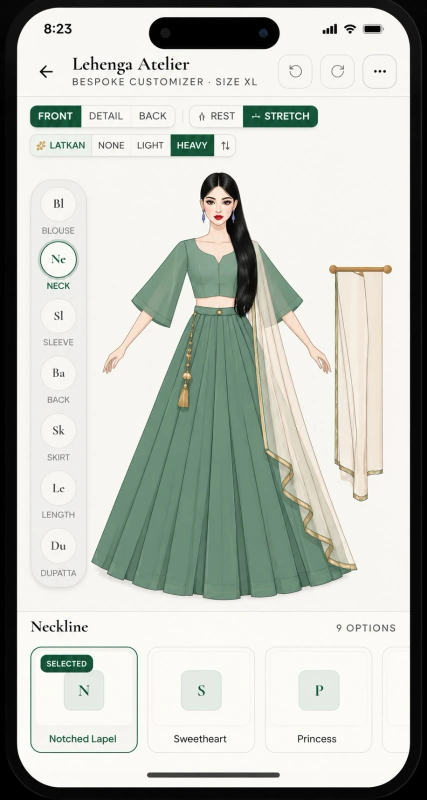
#> input picture design/reference-lehenga.webp, 854 x 1600 px (shown at 1/2 size)
$ python segment.py
#> lines starting #> are read from the running program, lines starting #| are printed output that depends on the picture; after the words box and inside, x2 and y2 are one past the last pixel; in counts of white or black regions, pixels touching at a corner belong together
"""Step 1: segment the reference painting into fabric, hair, gold, skin and other pixels."""
import numpy as np
from PIL import Image
from pathlib import Path
ROOT=Path(__file__).resolve().parents[2]
S=str(ROOT/'scripts'/'painted-assets'/'.work')
Path(S).mkdir(exist_ok=True)
# crop the figure out of the full reference screenshot (crop px (x, y) = screenshot px (x + 180, y + 330))
Image.open(ROOT/'design'/'reference-lehenga.webp').convert('RGB').crop((180,330,800,1210)).save(S+'/fig.png')
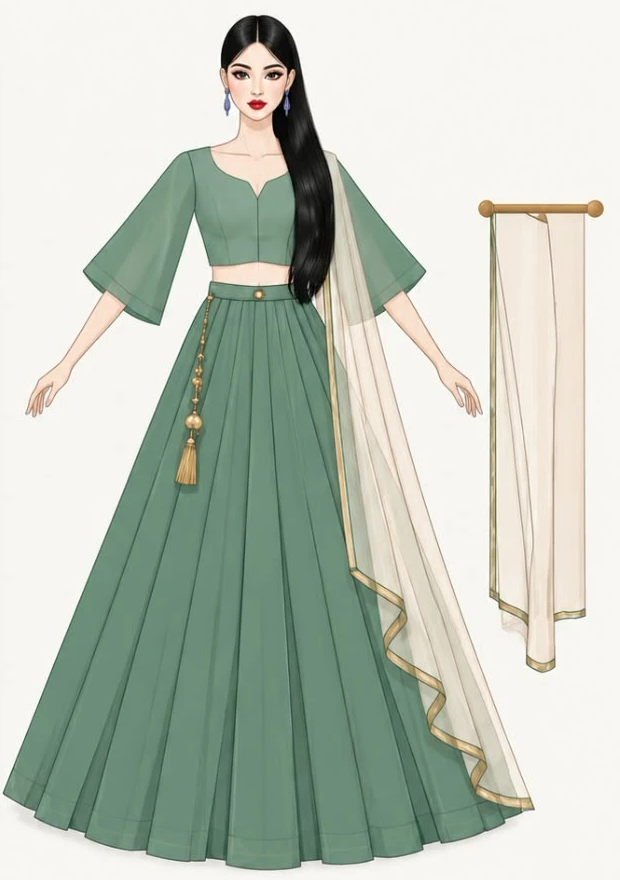
#> saved as fig.png: PIL image 620x880 RGB; mean R, G, B 190.3, 198.4, 186.2
a=np.asarray(Image.open(S+'/fig.png').convert('RGB')).astype(float)
r,g,b=a[...,0],a[...,1],a[...,2]
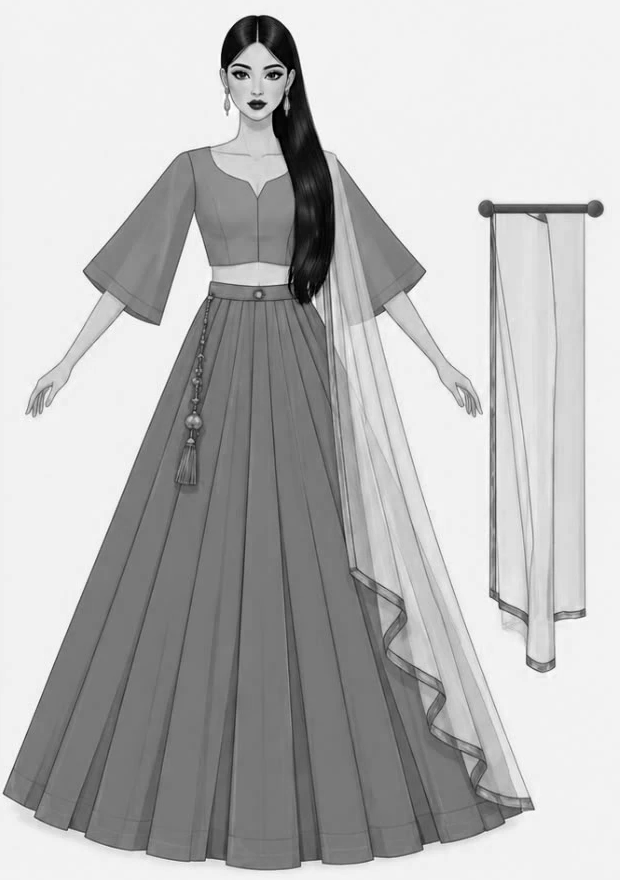
#> b: shape (880, 620) float64; min 0, max 255, mean 186.2
lum=a.mean(2)
H,W=lum.shape
#> H = 880; W = 620
Y,X=np.mgrid[0:H,0:W]
bg=np.array([247,246,242.])
dbg=np.sqrt(((a-bg)**2).sum(2))
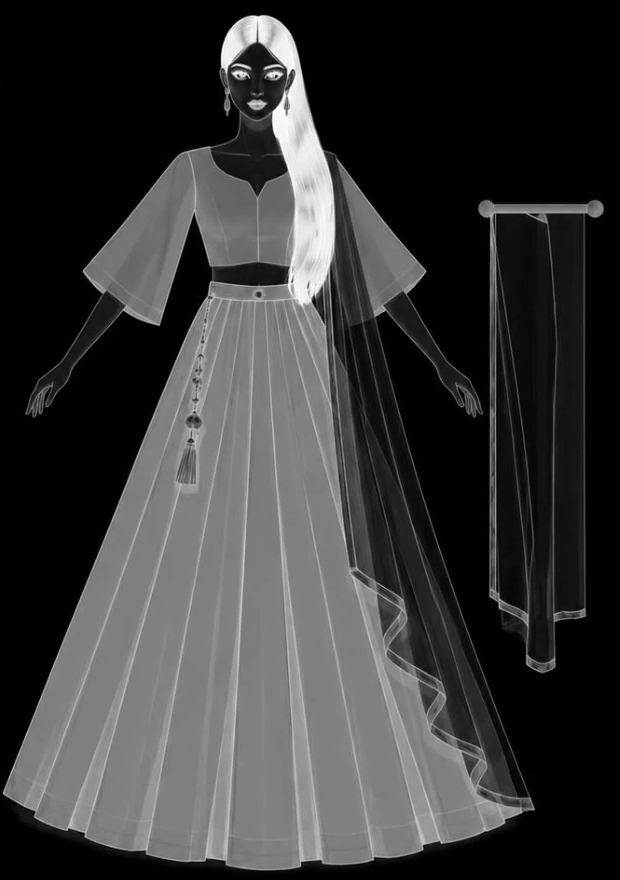
#> dbg: shape (880, 620) float64; min 0, max 424.4, mean 94.2; drawn with min black and max white
green=(g-r>10)&(g-b>4)&(lum<205)
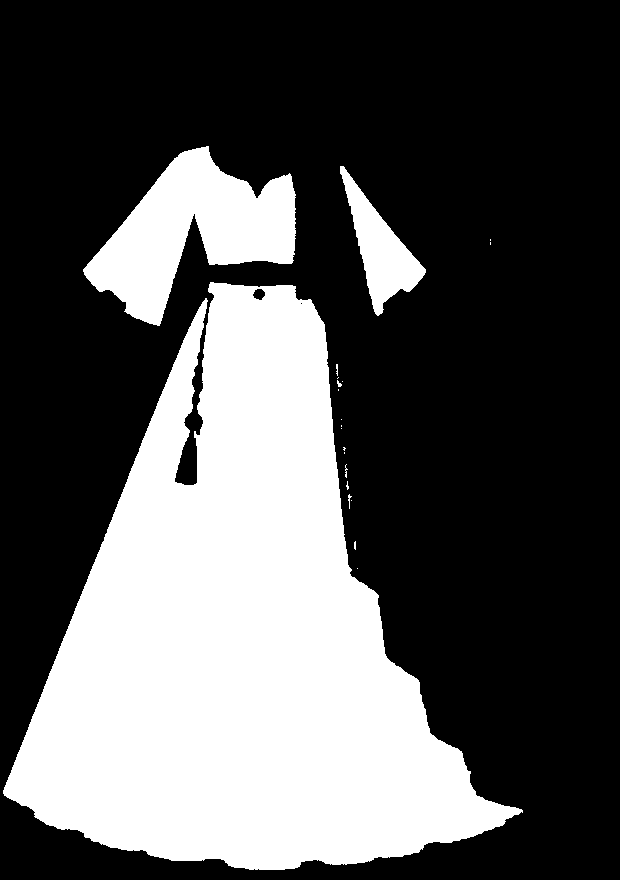
#> green: shape (880, 620) bool; 33.7% white; 21 white regions (15 under 20 px), largest, box (x1, y1, x2, y2) and area: (3, 282, 523, 870) 160272, (83, 146, 296, 326) 18552, (340, 166, 426, 316) 4667, (348, 494, 352, 509) 23, (337, 380, 342, 387) 20, (345, 464, 348, 478) 20
hair=lum<75
#> hair: shape (880, 620) bool; 2.3% white; 327 white regions (306 under 20 px), largest, box (x1, y1, x2, y2) and area: (221, 16, 335, 310) 10371, (224, 684, 237, 856) 249, (237, 522, 246, 673) 221
gold=(r-b>55)&(r>130)&~green
#> gold: shape (880, 620) bool; 1.2% white; 52 white regions (23 under 20 px), largest, box (x1, y1, x2, y2) and area: (479, 200, 603, 222) 1294, (325, 279, 352, 555) 782, (177, 438, 196, 484) 584
skin=(r>215)&(r-b>18)&(r-b<70)&(g>175)&~gold
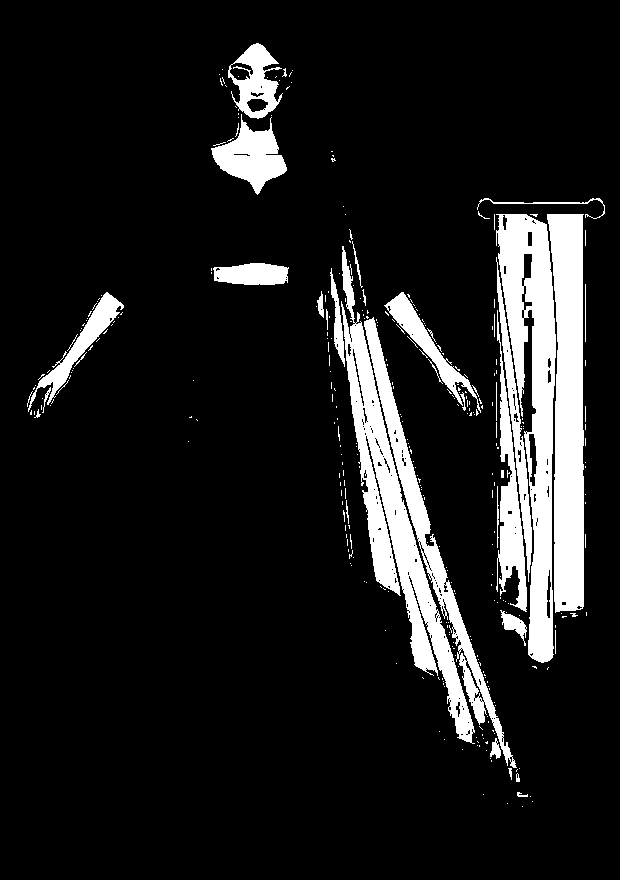
#> skin: shape (880, 620) bool; 11.5% white; 339 white regions (303 under 20 px), largest, box (x1, y1, x2, y2) and area: (341, 246, 475, 744) 12762, (496, 214, 556, 663) 12733, (547, 214, 584, 613) 11496
lab=np.zeros((H,W,3),np.uint8)+255
lab[green]=[60,160,90]; lab[hair]=[0,0,0]; lab[gold]=[220,160,0]; lab[skin]=[255,150,150]
other=(dbg>12)&~green&~hair&~gold&~skin
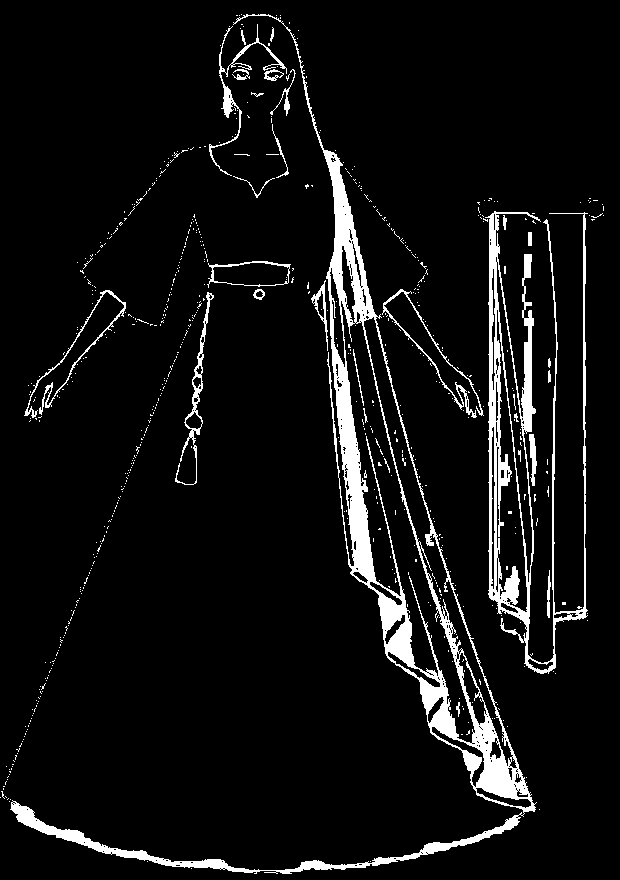
#> other: shape (880, 620) bool; 6.7% white; 660 white regions (630 under 20 px), largest, box (x1, y1, x2, y2) and area: (10, 14, 537, 874) 20844, (485, 211, 588, 674) 9094, (209, 24, 287, 176) 860
lab[other]=[120,120,255]
Image.fromarray(lab).save(S+'/labels.png')
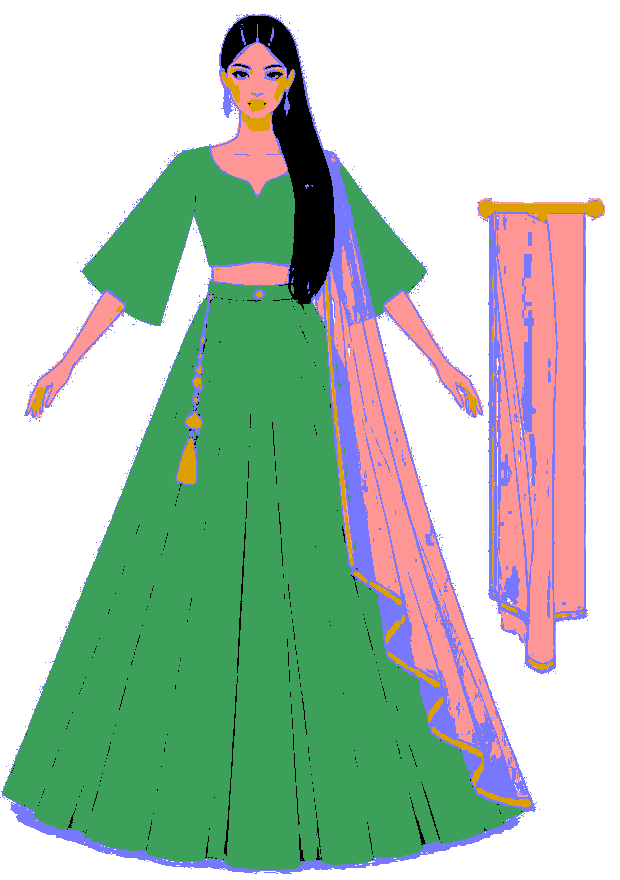
#> saved as labels.png: PIL image 620x880 RGB; mean R, G, B 174.8, 195.3, 179.1
np.savez(S+'/masks.npz',green=green,hair=hair,gold=gold,skin=skin,other=other,dbg=dbg)

$ run again, with design/reference-lehenga-back.webp copied over design/reference-lehenga.webp
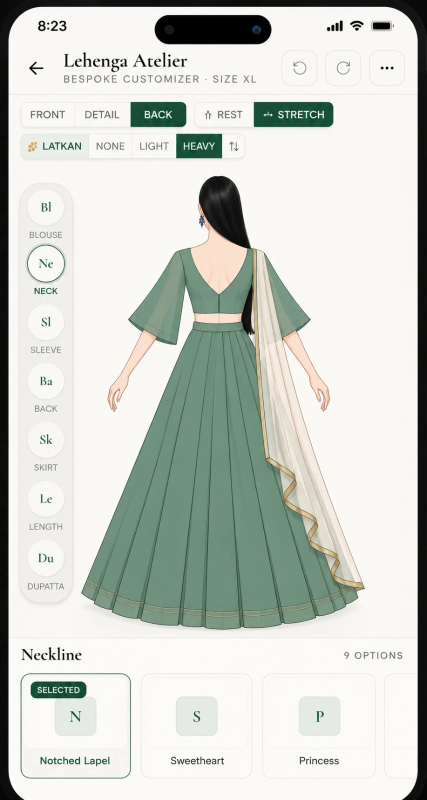
#> input picture design/reference-lehenga-back.webp, 853 x 1600 px (shown at 1/2 size)
#> `green=(g-r>10)&(g-b>4)&(lum<205)`:
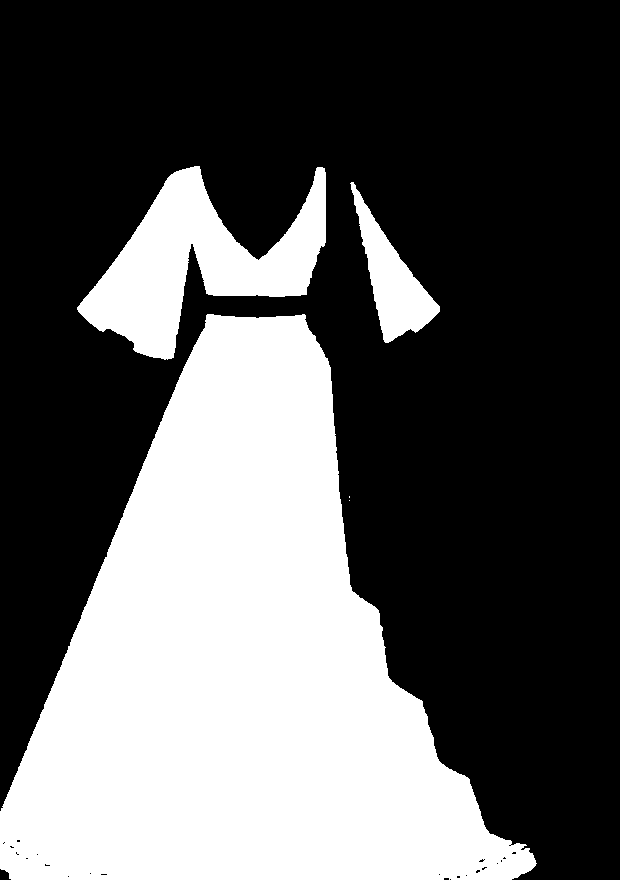
#> green: shape (880, 620) bool; 35.6% white; 5 white regions (2 under 20 px), largest, box (x1, y1, x2, y2) and area: (0, 314, 537, 880) 167910, (77, 166, 326, 360) 21102, (350, 182, 440, 343) 5153
#> hair: shape (880, 620) bool; 2.4% white; 455 white regions (436 under 20 px), largest, box (x1, y1, x2, y2) and area: (218, 22, 323, 168) 9002, (300, 218, 329, 340) 1437, (232, 590, 242, 857) 287
#> gold: shape (880, 620) bool; 0.88% white; 53 white regions (29 under 20 px), largest, box (x1, y1, x2, y2) and area: (327, 169, 337, 394) 725, (436, 718, 495, 788) 566, (340, 458, 357, 585) 465
#> skin: shape (880, 620) bool; 6.2% white; 339 white regions (309 under 20 px), largest, box (x1, y1, x2, y2) and area: (334, 170, 510, 776) 16246, (202, 127, 314, 258) 8129, (36, 330, 124, 488) 2787
#> other: shape (880, 620) bool; 5.2% white; 701 white regions (668 under 20 px), largest, box (x1, y1, x2, y2) and area: (196, 20, 551, 858) 23385, (35, 327, 135, 490) 729, (343, 242, 368, 366) 675
#> `Image.fromarray(lab).save(S+'/labels.png')`:
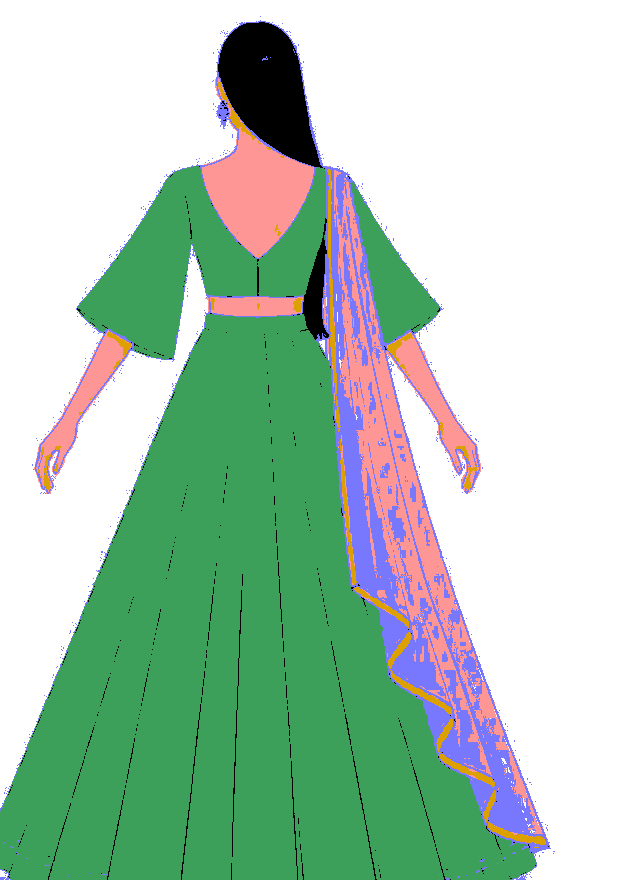
#> saved as labels.png: PIL image 620x880 RGB; mean R, G, B 173.1, 201.1, 182.2
